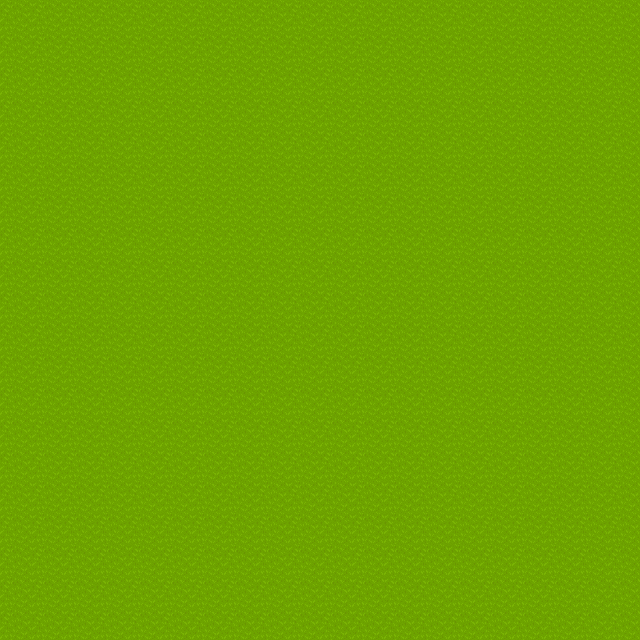

Rendered tile map (Tiled .tmx) drawn with the repository's tilesets; below, a short description and the full map source, tile grids included:
An orthogonal 20x20 tile map with 32x32 px tiles, 1 tile layer (Capa de patrones 1).

<map version="1.9" tiledversion="1.9.2" orientation="orthogonal" renderorder="right-down" width="20" height="20" tilewidth="32" tileheight="32" infinite="0" nextlayerid="2" nextobjectid="1">
 <tileset firstgid="1" name="stage01" tilewidth="32" tileheight="32" tilecount="176" columns="8">
  <image source="../public/tiles/stage01.gif" width="256" height="704" />
 </tileset>
 <layer id="1" name="Capa de patrones 1" width="20" height="20">
  <data encoding="csv">
2,2,2,2,2,2,2,2,2,2,2,2,2,2,2,2,2,2,2,2,
2,2,2,2,2,2,2,2,2,2,2,2,2,2,2,2,2,2,2,2,
2,2,2,2,2,2,2,2,2,2,2,2,2,2,2,2,2,2,2,2,
2,2,2,2,2,2,2,2,2,2,2,2,2,2,2,2,2,2,2,2,
2,2,2,2,2,2,2,2,2,2,2,2,2,2,2,2,2,2,2,2,
2,2,2,2,2,2,2,2,2,2,2,2,2,2,2,2,2,2,2,2,
2,2,2,2,2,2,2,2,2,2,2,2,2,2,2,2,2,2,2,2,
2,2,2,2,2,2,2,2,2,2,2,2,2,2,2,2,2,2,2,2,
2,2,2,2,2,2,2,2,2,2,2,2,2,2,2,2,2,2,2,2,
2,2,2,2,2,2,2,2,2,2,2,2,2,2,2,2,2,2,2,2,
2,2,2,2,2,2,2,2,2,2,2,2,2,2,2,2,2,2,2,2,
2,2,2,2,2,2,2,2,2,2,2,2,2,2,2,2,2,2,2,2,
2,2,2,2,2,2,2,2,2,2,2,2,2,2,2,2,2,2,2,2,
2,2,2,2,2,2,2,2,2,2,2,2,2,2,2,2,2,2,2,2,
2,2,2,2,2,2,2,2,2,2,2,2,2,2,2,2,2,2,2,2,
2,2,2,2,2,2,2,2,2,2,2,2,2,2,2,2,2,2,2,2,
2,2,2,2,2,2,2,2,2,2,2,2,2,2,2,2,2,2,2,2,
2,2,2,2,2,2,2,2,2,2,2,2,2,2,2,2,2,2,2,2,
2,2,2,2,2,2,2,2,2,2,2,2,2,2,2,2,2,2,2,2,
2,2,2,2,2,2,2,2,2,2,2,2,2,2,2,2,2,2,2,2
</data>
 </layer>
</map>
